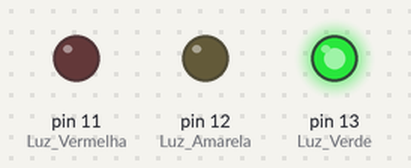
The sketch below on a simulated Arduino Uno, built with avr-gcc and run on an emulated ATmega328P. Parts: output pins drawn as LEDs (lit = HIGH).

Above: at 1.0 s.
At 2.7 s:
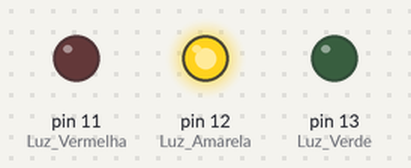
At 3.8 s:
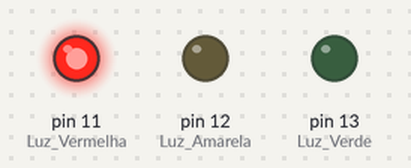
Timing chart, 0 to 5.5 s (numbered marks = the images above):
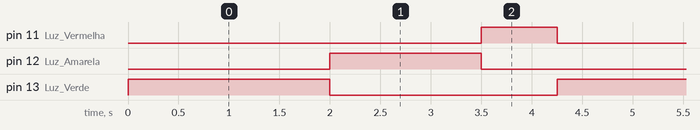

The sketch:

sketch_may16a.ino
```cpp
void setup() {

pinMode(13, OUTPUT);//Luz Verde
pinMode(12, OUTPUT);// Luz Amarela
pinMode(11, OUTPUT);// Luz Vermelha
}

void loop() {// Deixa em loop

  digitalWrite (13, HIGH);// Ascende a luz verde
  delay(2000);// Mantem ela ligada
  digitalWrite (13, LOW);// Desliga a luz
  delay(1);// Mantem ela desligada

  digitalWrite (12, HIGH);// Ascende a luz Amarela
  delay(1500);// Mantem ela ligada
  digitalWrite (12, LOW);// Desliga a luz
  delay(1);// Mantem ela desligada

   digitalWrite (11, HIGH);// Ascende a luz Vermelha
  delay(750);// Mantem ela desligada
  digitalWrite (11, LOW);//Desliga a luz
  delay(1);// Mantem ela desligada

}
```

Measured:
- by itself, pin 11 (Luz_Vermelha): alternates HIGH for 0.75 s and LOW for 3.5 s
- by itself, pin 12 (Luz_Amarela): alternates HIGH for 1.5 s and LOW for 2.8 s
- by itself, pin 13 (Luz_Verde): alternates HIGH for 2.0 s and LOW for 2.3 s
